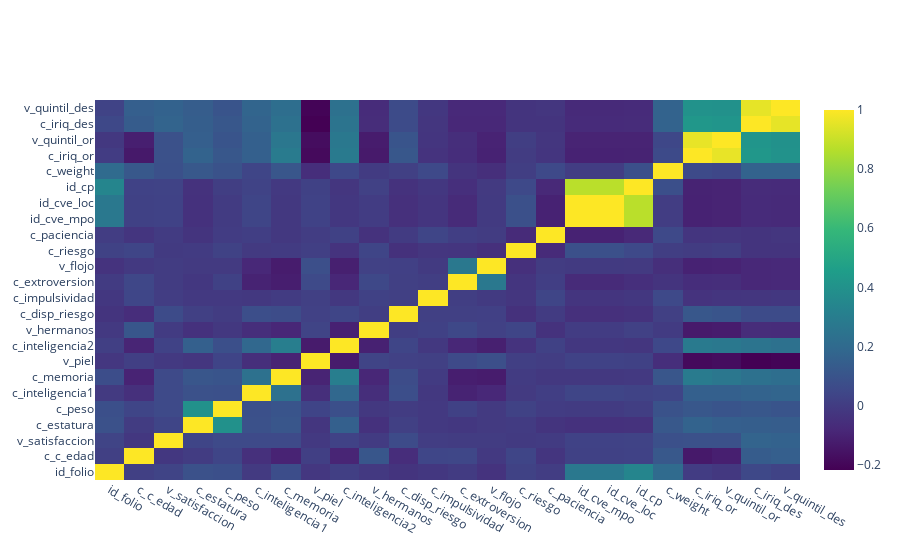

The code cell stored with this chart in its notebook:
### Code cell
fig = go.Figure(data=go.Heatmap(df_to_plotly(df.corr()),hoverongaps = False,colorscale='Viridis'))
fig.show()

### Figure 1 — Plotly figure (JSON) as saved in the notebook; plotly's stock layout.template omitted (floating-point values rounded to 4 significant figures; data arrays with more than 128 entries replaced by an {"elided": "..."} marker saying what was removed)
{"data": [{"colorscale": [[0, "#440154"], [0.1111, "#482878"], [0.2222, "#3e4989"], [0.3333, "#31688e"], [0.4444, "#26828e"], [0.5556, "#1f9e89"], [0.6667, "#35b779"], [0.7778, "#6ece58"], [0.8889, "#b5de2b"], [1, "#fde725"]], "hoverongaps": false, "type": "heatmap", "x": ["id_folio", "c_c_edad", "v_satisfaccion", "c_estatura", "c_peso", "c_inteligencia1", "c_memoria", "v_piel", "c_inteligencia2", "v_hermanos", "c_disp_riesgo", "c_impulsividad", "c_extroversion", "v_flojo", "c_riesgo", "c_paciencia", "id_cve_mpo", "id_cve_loc", "id_cp", "c_weight", "c_iriq_or", "v_quintil_or", "c_iriq_des", "v_quintil_des"], "y": ["id_folio", "c_c_edad", "v_satisfaccion", "c_estatura", "c_peso", "c_inteligencia1", "c_memoria", "v_piel", "c_inteligencia2", "v_hermanos", "c_disp_riesgo", "c_impulsividad", "c_extroversion", "v_flojo", "c_riesgo", "c_paciencia", "id_cve_mpo", "id_cve_loc", "id_cp", "c_weight", "c_iriq_or", "v_quintil_or", "c_iriq_des", "v_quintil_des"], "z": {"elided": "24x24 float values"}}], "layout": {}}
